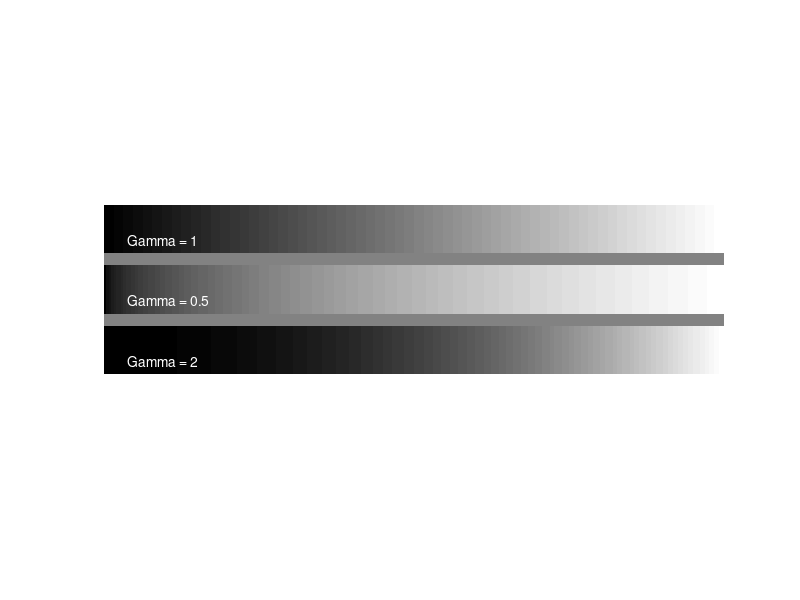

This figure's MATLAB source:
clear 'all';
close 'all';

%linear gray wedge
Image = ones(20,1)*[0:255];
Image_orig = Image;
%add some constant lines
Image = [Image; 128*ones(5,256)];

%gamma 0.5
Image0_5 = 255*(Image_orig/255).^0.5;%???????????????
Image = [Image; Image0_5];

%add some constant lines
Image = [Image; 128*ones(5,256)];

%gamma 2
Image2_0 = 255*(Image_orig/255).^2;%???????????????
Image = [Image; Image2_0];

%plot it
figure(1);
imshow(uint8(Image))
text(10,15, 'Gamma = 1', 'Fontsize', 10, 'Color', [1 1 1]);
text(10,40, 'Gamma = 0.5', 'Fontsize', 10, 'Color', [1 1 1]);
text(10,65, 'Gamma = 2', 'Fontsize', 10, 'Color', [1 1 1]);

